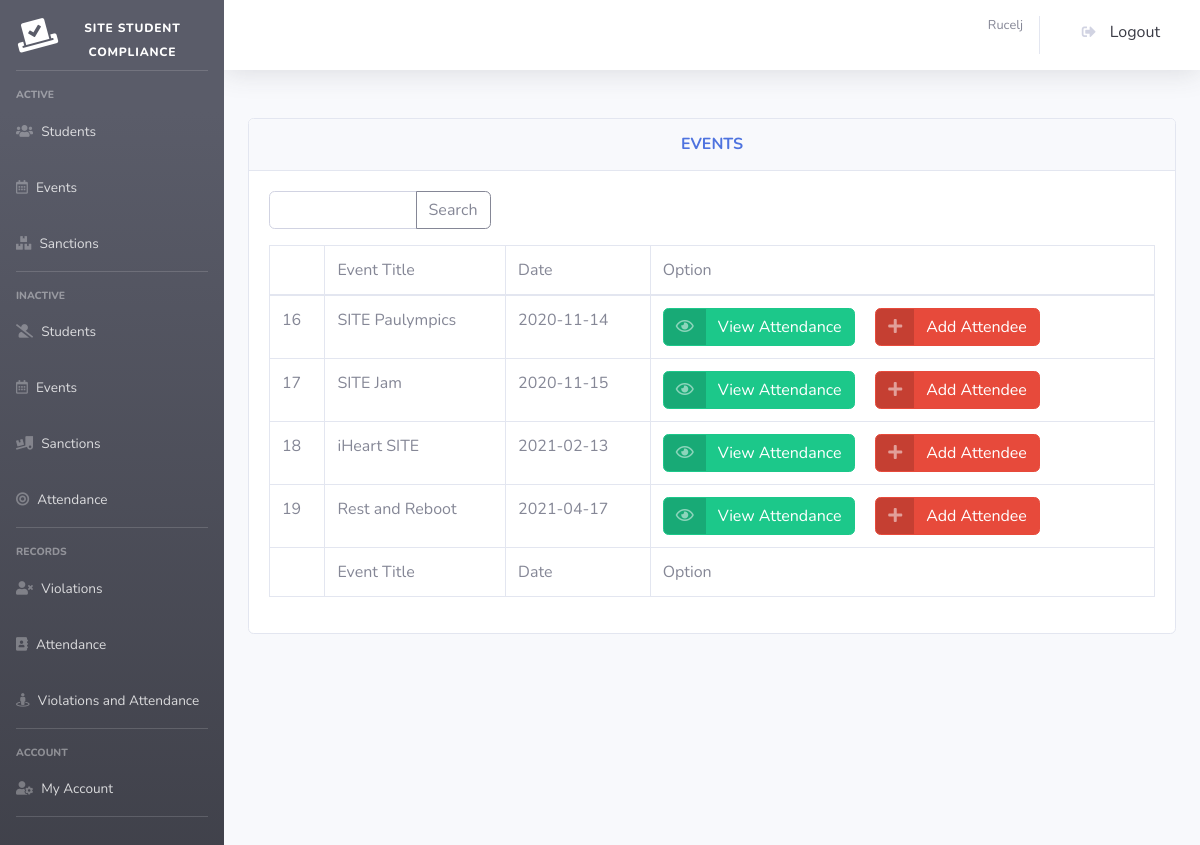
The page /attendance.php (signed in) on the database its author committed.
### tables this page shows
CREATE TABLE `events` (
  `event_id` int(11) NOT NULL,
  `event_name` text NOT NULL,
  `e_date` text NOT NULL,
  `e_end` text NOT NULL,
  `venue` text NOT NULL,
  `status` int(11) NOT NULL,
  `auto_absent` int(11) NOT NULL
);

### perfect_function.php (called while the page is built, shortened)
<?php
function getConnection()
{
	$servername = "localhost";
	$username = "root";
	$password = "";
	$dbname = "xx";
	$conn = new mysqli($servername, $username, $password, $dbname);
	return $conn;
}
function get_where_custom($table_name, $column, $value)
{
	$conn = getConnection();
	$sql = "SELECT * FROM $table_name where ".$column."='".$value."'";
	$result = $conn->query($sql);
	return $result;
}
?>

### attendance.php (the view, shortened to what this page needs)
<?php
include "header.php";
include "perfect_function.php";
?>
<div align=center>
<br>
    <div class="card w-100">
                <div class="card-header py-3">
                <h6 class="m-0 font-weight-bold text-primary">EVENTS</h6>
                </div>
                <div class="card-body">
                <form method="post" action="attendance_search.php">
                    <div class="input-group mb-3 w-25" style="float: left;">
                        <input type="text" class="form-control" placeholder="" name="search" autocomplete="off" required>
                        <div class="input-group-append">
                            <button class="btn btn-outline-secondary" type="submit" id="button-addon2">Search</button>
                        </div>
                        </div>
                </form>
                <div class="table-responsive">
                    <table class="table table-bordered" id="dataTable" width="100%" cellspacing="0">
        <thead>
        <tr>
            <td>&nbsp;</td>
            <td>Event Title</td>
            <td>Date</td>
            <td>Option</td>
        </tr>
        </thead>
        <tfoot>
        <tr>
        <td>&nbsp;</td>
            <td>Event Title</td>
            <td>Date</td>
            <td>Option</td>
        </tr>
        </tfoot>
        <tbody>
    <?php
$table_name="events";
$column = "status";
$condition=0;
$get_userData = get_where_custom($table_name, $column, $condition);
foreach ($get_userData as $key => $row) {
            $event_id=$row['event_id'];
            $event_name=$row['event_name'];
            $date=$row['e_date'];
            $end=$row['e_end'];
            if ($date==$end){
                $dateshow=$row['e_date'];
            } else{
            $dateshow=$row['e_date'] ." to ". $row['e_end'];
            }
    ?>
    <tr>
        <td><?= $event_id ?></td>
        <td><?= $event_name ?></td>
        <td><?= $dateshow ?></td>
        <td>
        <a href="attendance_view.php?id=<?= $event_id?>" class="btn btn-success btn-icon-split">
        <span class="icon text-white-50">
            <i class="far fa-eye"></i>
        </span>
        <span class="text">
            View Attendance
        </span>
        </a>
        <a href="attendance_add.php?id=<?= $event_id?>" class="btn btn-danger btn-icon-split" style="padding-right: -5%;">
        <span class="icon text-white-50">
            <i class="fas fa-plus"></i>
        </span>
        <span class="text">
            Add Attendee
        </span>
        </a>
        </td>
    </tr>
        <?php   }   ?>
    </tbody>
</table>
</div>
</div>
</div>

### rows shown on the page
events: event_id "16", event_name "SITE Paulympics", e_date "2020-11-14"
events: event_id "17", event_name "SITE Jam", e_date "2020-11-15"
events: event_id "18", event_name "iHeart SITE", e_date "2021-02-13"
events: event_id "19", event_name "Rest and Reboot", e_date "2021-04-17"

### other values the page prints
$_SESSION['firstlast'] "Rucelj"
